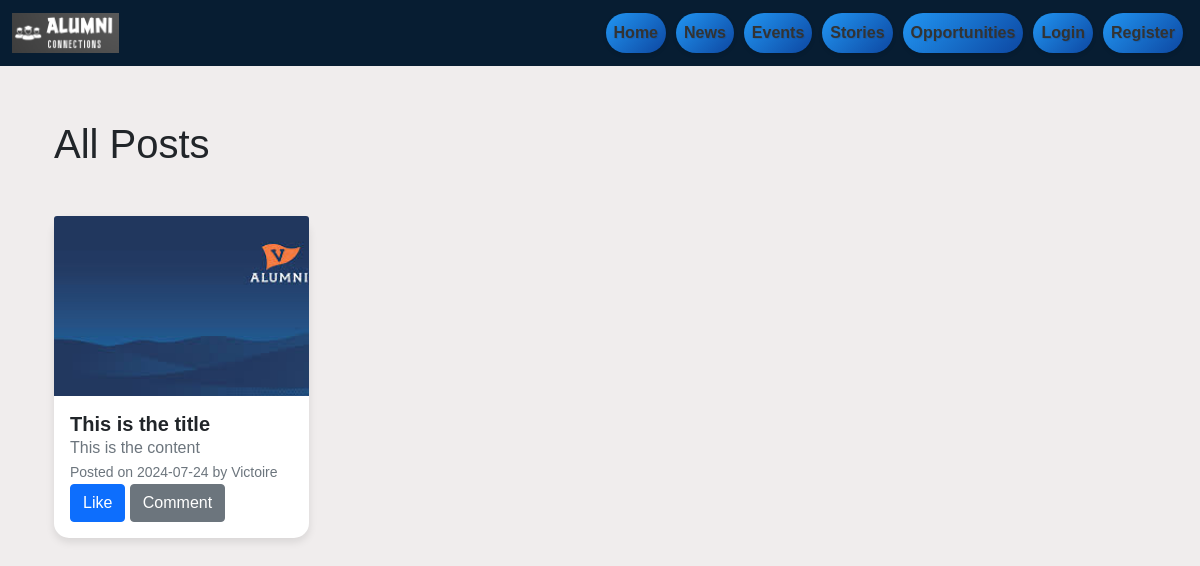
Page /all_posts on the earlier database version.
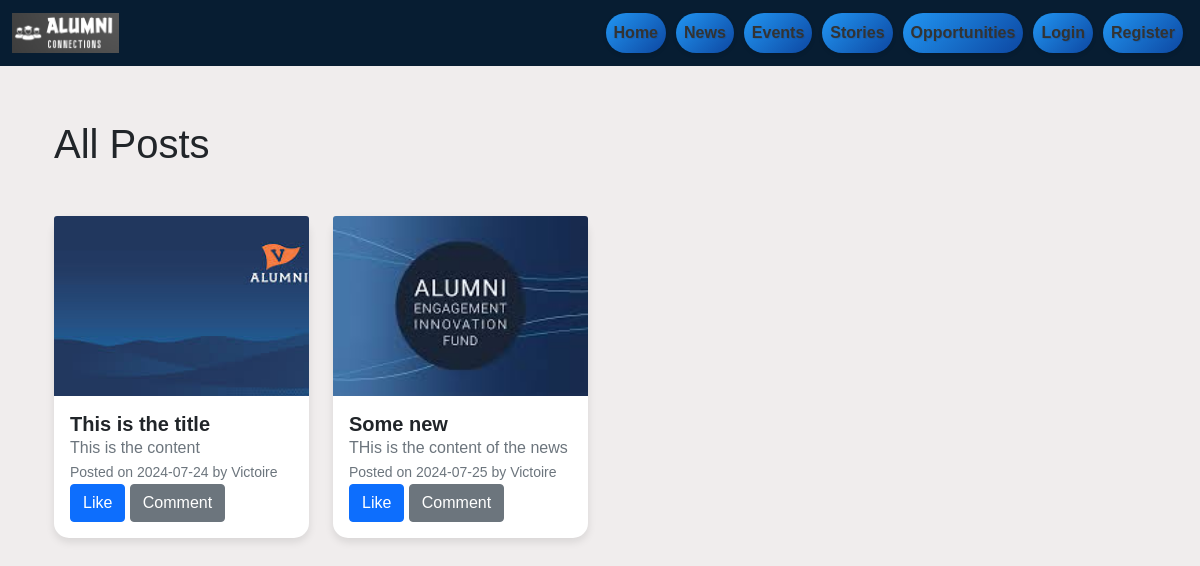
Same page on the later database version.
### app/models.py (models this page shows, shortened)
class Post(db.Model):
    id = db.Column(db.Integer, primary_key=True)
    title = db.Column(db.String(100), nullable=False)
    date_posted = db.Column(db.DateTime, nullable=False, default=datetime.utcnow)
    content = db.Column(db.Text, nullable=False)
    image_file = db.Column(db.String(20), nullable=True)
    user_id = db.Column(db.Integer, db.ForeignKey('user.id'), nullable=False)
    likes = db.relationship('Like', backref='post', lazy=True)
    comments = db.relationship('Comment', backref='post', lazy=True)
    link = db.Column(db.String(255), nullable=True)
    category = db.Column(db.String(25), nullable=True)

class User(db.Model, UserMixin):
    id = db.Column(db.Integer, primary_key=True)
    username = db.Column(db.String(20), unique=True, nullable=False)
    email = db.Column(db.String(120), unique=True, nullable=False)
    role = db.Column(db.String(120), unique=False, nullable=True, default='mentee')
    image_file = db.Column(db.String(20), nullable=False, default='default.jpg')
    first_name = db.Column(db.String(30), nullable=True)
    last_name = db.Column(db.String(30), nullable=True)
    phone = db.Column(db.String(20), nullable=True)
    address = db.Column(db.String(100), nullable=True)
    education = db.Column(db.String(100), nullable=True)
    country = db.Column(db.String(50), nullable=True)
    state = db.Column(db.String(50), nullable=True)
    experience = db.Column(db.String(200), nullable=True)
    additional_details = db.Column(db.String(200), nullable=True)
    password = db.Column(db.String(60), nullable=False)
    posts = db.relationship('Post', backref='author', lazy=True)
    comments = db.relationship('Comment', backref='author', lazy=True)
    likes = db.relationship('Like', backref='user', lazy=True)
    user_posts = db.relationship('Post', foreign_keys='Post.user_id', overlaps="author,posts")
    user_cmnt = db.relationship('Comment', foreign_keys='Comment.user_id', overlaps="author,comments")
    sent_messages = db.relationship('Message', foreign_keys='Message.sender_id', backref='sender', lazy=True)
    conversations_as_user1 = db.relationship('Conversation', foreign_keys='Conversation.user1_id', backref='user1_ref', lazy=True)
    conversations_as_user2 = db.relationship('Conversation', foreign_keys='Conversation.user2_id', backref='user2_ref', lazy=True)
    followers = db.relationship('Follow', backref='followee', foreign_keys='Follow.followee_id', lazy=True)
    following = db.relationship('Follow', backref='follower', foreign_keys='Follow.follower_id', lazy=True)

### app/routes.py (the view)
@main.route("/all_posts", methods=['GET', 'POST'])
def posts():
    posts = Post.query.all()
    return render_template('all_posts.html', posts=posts)

### app/__init__.py (called while the page is built)
def create_app():
    app = Flask(__name__)
    app.config['SECRET_KEY'] = '2607/favy'
    app.config['SQLALCHEMY_DATABASE_URI'] = 'sqlite:///site.db'
    app.config['DEBUG'] = True
    csrf = CSRFProtect(app)
    socketio.init_app(app)
    db.init_app(app)
    bcrypt.init_app(app)
    login_manager.init_app(app)
    migrate.init_app(app, db)
    from app.auth import auth as auth_blueprint
    app.register_blueprint(auth_blueprint)
    from app.routes import main as main_blueprint
    app.register_blueprint(main_blueprint)
    from app.routes import messages as messages_blueprint
    app.register_blueprint(messages_blueprint)
    from app.routes import conversations as conversations_blueprint
    app.register_blueprint(conversations_blueprint)
    @app.context_processor
    def inject_user():
        return dict(current_user=current_user)
    return app

### app/templates/all_posts.html (shortened to what this page needs)
{% extends "base.html" %}
{% block content %}
<div class="container mt-5">
    <h1 class="my-5">All Posts</h1>
    <div class="row">
        {% for post in posts %}
        <div class="col-md-3 mb-2">
            <div class="card h-100">
                {% if post.image_file %}
                <img src="{{ url_for('static', filename='post_pics/' + post.image_file) }}" class="card-img-top" alt="Post Image">
                {% endif %}
                <div class="card-body">
                    <h5 class="card-title">{{ post.title }}</h5>
                    <p class="card-text">{{ post.content }}</p>
                    <p class="card-text">
                        <small class="text-muted">Posted on {{ post.date_posted.strftime('%Y-%m-%d') }} by {{ post.author.username }}</small>
                    </p>
                    <div>
                        <a href="{{url_for('main.like_post', post_id=post.id) }}" class="btn btn-primary"> Like</a>
                        <a href="{{ url_for('main.post', post_id = post.id)}}" class="btn btn-secondary"> Comment</a>
                    </div>
                </div>
            </div>
        </div>
        {% endfor %}
    </div>
    </div>
</div>
{% endblock %}

### app/templates/base.html (shortened to what this page needs)
<!DOCTYPE html>
<html lang="en">
<head>
    <link href="https://cdn.jsdelivr.net/npm/bootstrap@5.0.2/dist/css/bootstrap.min.css" rel="stylesheet">
    <link rel="stylesheet" href="{{ url_for('static', filename='css/custom.css') }}">
</head>
<body>
    <nav class="navbar navbar-expand-lg navbar-custom fixed-top">
        <div class="container-fluid">
            <a class="navbar-brand" href="{{ url_for('main.home') }}">
                <img src="{{ url_for('static', filename='images/alumni copy.png') }}" alt="Alumina Logo">
            </a>
            <div class="collapse navbar-collapse" id="navbarNavDropdown">
                <ul class="navbar-nav ms-auto">
                    {% if current_user.is_authenticated %}
                    <li class="nav-item">
                        <a class="nav-link" href="#latest-news">News</a>
                    </li>
                    <li class="nav-item">
                        <a class="nav-link" href="#upcoming-events">Events</a>
                    </li>
                    <li class="nav-item">
                        <a class="nav-link" href="{{url_for('conversations.conversations_list')}}">View Messages</a>
                    </li>
                    <li class="nav-item">
                        <a class="nav-link" href="{{url_for('main.user_list')}}">Users</a>
                    </li>
                    <li class="nav-item">
                        <a class="nav-link" href="#stories">Stories</a>
                    </li>
                    <li class="nav-item">
                        <a class="nav-link" href="{{ url_for('main.home') }}">Home</a>
                    </li>
                    <li class="nav-item">
                        <a class="nav-link" href="{{ url_for('main.profile') }}">Profile</a>
                    </li>
                    <li class="nav-item">
                        <a class="nav-link" href="{{ url_for('main.new_post') }}">New post</a>
                    </li>
                    <li class="nav-item">
                        <a class="nav-link" href="{{ url_for('auth.logout') }}">Logout</a>
                    </li>
                    {% else %}
                        <li class="nav-item"><a class="nav-link" href="{{ url_for('main.home') }}">Home</a></li>
                        <li class="nav-item"><a class="nav-link" href="#latest-news">News</a></li>
                        <li class="nav-item"><a class="nav-link" href="#upcoming-events">Events</a></li>
                        <li class="nav-item"><a class="nav-link" href="#stories">Stories</a></li>
                        <li class="nav-item"><a class="nav-link" href="{{ url_for('main.opportunities') }}">Opportunities</a></li>
                        <li class="nav-item"><a class="nav-link" href="{{ url_for('auth.login') }}">Login</a></li>
                        <li class="nav-item"><a class="nav-link" href="{{ url_for('auth.register') }}">Register</a></li>
                    {% endif %}
                </ul>
            </div>
        </div>
    </nav>
    <div class="container mt-5 pt-4">
        {% block content %}{% endblock %}
<div id="smiley-container" style="position:fixed; top:0; left:0; width:100%; height:100%; pointer-events:none;"></div>
</body>
</html>

### app/static/css/custom.css (style rules this page uses)
body { font-family: Arial, sans-serif; margin: 0; padding: 0; background: #f0eded; }
.card { display: flex; flex-direction: column; }
.card-body { display: flex; flex-direction: column; justify-content: space-between; flex-grow: 1; }
.card-text, .card-title { margin-bottom: auto; }
.navbar-nav .nav-link { color: #fff; background-color: #2196F3; background-image: linear-gradient(135deg, #2196F3, #0D47A1); border: none; border-radius: 20px; padding: 12px 20px; margin: 0 5px; text-decoration: none; box-shadow: 0px 2px 4px rgba(0, 0, 0, 0.1); transition: background-color 0.3s, box-shadow 0.3s, transform 0.2s ease-in-out; display: flex; justify-content: center; align-items: center; font-weight: bold; font-size: 16px; text-shadow: 1px 1px 1px rgba(0, 0, 0, 0.1); }
.card-img-top { width: 100%; height: 15vw; object-fit: cover; }
.card { border: none; border-radius: 15px; box-shadow: 0 4px 8px rgba(0, 0, 0, 0.1); }
.card-title { font-size: 1.25rem; font-weight: bold; }
.card-text { color: #6c757d; }
.navbar-custom { background-color: #071d32; }
.navbar-custom .navbar-brand, .navbar-custom .nav-link { color: #fff; }
.navbar-custom .navbar-brand img { max-height: 40px; margin-right: 10px; }
.navbar-brand { display: flex; align-items: center; position: relative; }
.navbar-nav .nav-link { color: #333; padding: 0.5rem 1rem; }

Differences in the rows shown:
added Post: image_file (picture), title "Some new", content "THis is the content of the news", date_posted "2024-07-25", author.username "Victoire"
